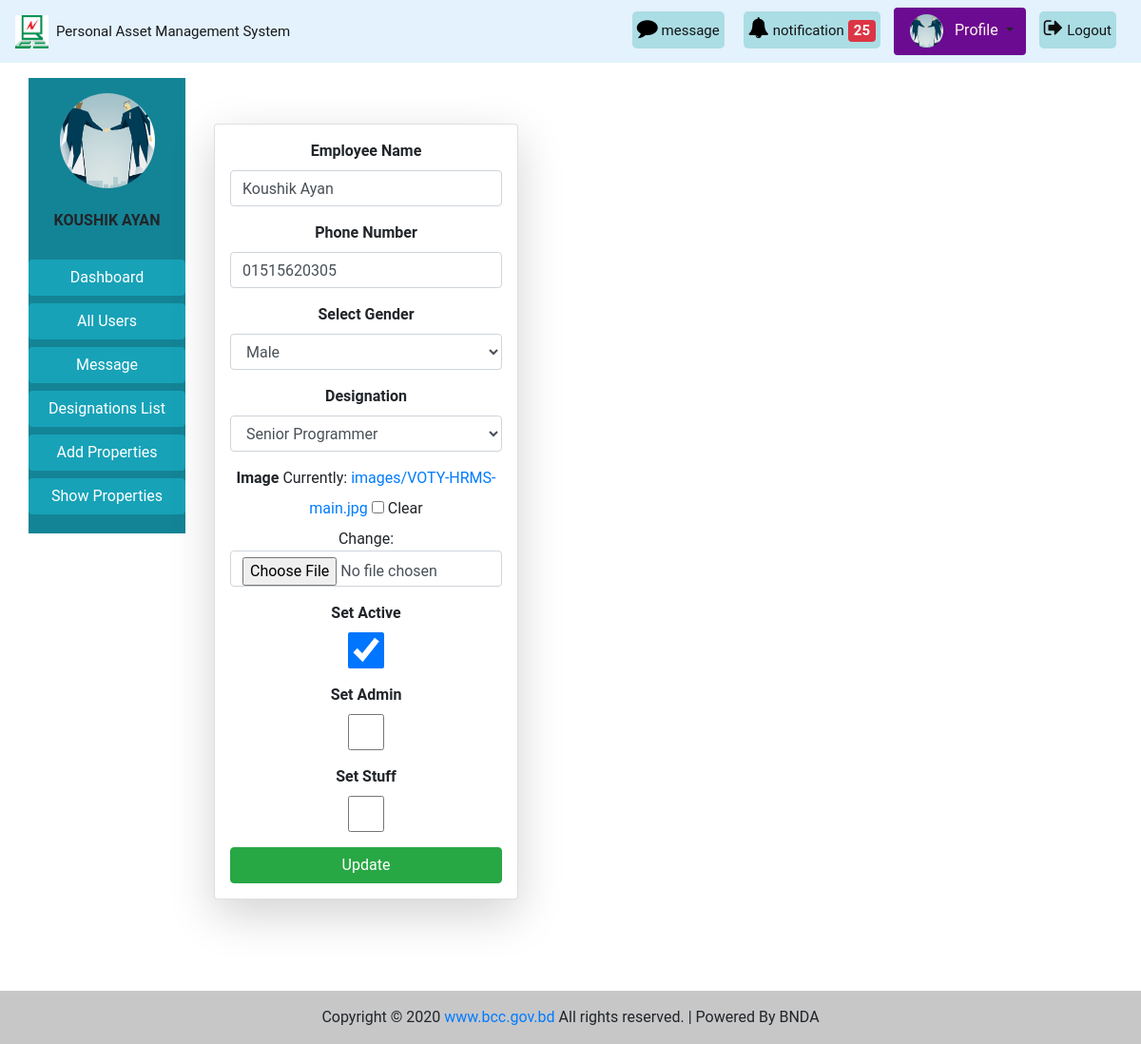
/edit-user/15 (signed in), run on the app's committed database.
### accounts/models.py (models this page shows, shortened)
class CustomUser(AbstractBaseUser):
    user_type_data = (
        ('1', 'Super admin'),
        ('2', 'Admin'),
        ('3', 'Employee'),
    )
    user_type = models.CharField(max_length=10, choices=user_type_data, default='3')
    email = models.EmailField(max_length=255, unique = True, verbose_name = 'Email')
    name = models.CharField(max_length = 255, verbose_name = 'Full Name')
    phone_no = models.CharField(max_length = 20, unique = True, verbose_name = 'Phone Number')
    date = models.DateField(auto_now_add = True)
    is_active = models.BooleanField(default=True)
    is_admin = models.BooleanField(default=False)
    is_staff = models.BooleanField(default=False)
    USERNAME_FIELD = 'email'
    REQUIRED_FIELDS = ('name','phone_no')
    objects = CustomUserManager()
    class Meta:
        verbose_name_plural = 'Users'

### pamsapp/models.py (models this page shows, shortened)
class Profile(models.Model):
    gender_type = (
        ('1', 'Male'),
        ('2', 'Female'),
        ('3', 'Others'),
    )
    user = models.OneToOneField(CustomUser, on_delete = models.CASCADE , related_name = 'profile')
    image = models.ImageField(upload_to = 'images/', blank=True, null=True)
    designation = models.ForeignKey(Designation, on_delete = models.CASCADE, blank = True, null = True)
    gender = models.CharField(max_length=10, choices=gender_type, blank = True, null = True)

### pamsapp/views.py (the view, shortened to what this page needs)
# urls.py: path('edit-user/<int:id>', views.edit_user_view, name='edit-user'),
@login_required
def edit_user_view(request, id):
    profile = Profile.objects.get(user_id = request.user.id)
    user = request.user
    e_user = CustomUser.objects.get(pk = id)
    e_user_profile = Profile.objects.get(user_id = e_user.id)
    if user.user_type == '2':
        user_form = CustomUserForm(instance = e_user)
        profile_form =  ProfileForm(instance = e_user_profile)
        if request.method == 'POST':
            user_form = CustomUserForm(request.POST, instance = user)
            profile_form = ProfileForm(request.POST,  request.FILES, instance = e_user_profile)
            user_form.save()
            profile_form.save()
            return HttpResponseRedirect(reverse('pamsapp:all-user'))
    notification = notification_func(request)
    context = {
        'user':request.user,
        'e_user':e_user,
        'profile':profile,
        'user_form': user_form,
        'profile_form':profile_form,
        'notification':notification}
    return render(request, 'pamsapp/edit_user.html', context)

### accounts/forms.py
class CustomUserForm(forms.ModelForm):
    def __init__(self, *args, **kwargs):
        super(CustomUserForm, self).__init__(*args, **kwargs)
        self.fields['name'].widget.attrs.update({'class': 'form-control'})
        self.fields['phone_no'].widget.attrs.update({'class': 'form-control', 'placeholder':'Enter your Phone Number'})
        self.fields['is_active'].widget.attrs.update({'class': 'form-control'})
        self.fields['is_admin'].widget.attrs.update({'class': 'form-control'})
        self.fields['is_staff'].widget.attrs.update({'class': 'form-control'})
    class Meta:
        model = CustomUser
        fields = ['name','phone_no','is_active','is_admin', 'is_staff']

### pamsapp/forms.py
class ProfileForm(forms.ModelForm):
    def __init__(self, *args, **kwargs):
        super(ProfileForm, self).__init__(*args, **kwargs)
        self.fields['image'].widget.attrs.update({'class': 'form-control'})
        self.fields['designation'].widget.attrs.update({'class': 'form-control'})
        self.fields['gender'].widget.attrs.update({'class': 'form-control'})
    class Meta:
        model = Profile
        fields = ['image', 'designation', 'gender']

### message/context_processors.py (called while the page is built)
def unread_messages(request):
    if request.user.is_authenticated:
        unread_msgs = InboxMessage.objects.filter(receiver_id=request.user, delete_status=True,
                                                  new_msg_active=True)[0:5]
        total_unread_msgs = InboxMessage.objects.filter(receiver_id=request.user,
                                                        delete_status=True, new_msg_active=True).count()
        total_draft_msgs = NewMessage.objects.filter(sender_id=request.user,
                                                     delete_status=True, new_msg_active=True,
                                                     msg_status='Draft').count()
        return {'unread_msgs': unread_msgs, 'total_unread_msgs': total_unread_msgs,
                'total_draft_msgs': total_draft_msgs}
    else:
        return {'total_unread_msgs': 0, 'total_draft_msgs': 0}

def online_active_user(request):
    active_users = CustomUser.objects.all()
    return {'active_users': active_users}

### pamsapp/models.py (called while the page is built)
    def __str__(self):
        return self.name

### templates/pamsapp/edit_user.html (shortened to what this page needs)
{% extends 'base.html' %}
{% load static %}
{% block content %}
<div class="col-lg-10 col-md-8 col-10 mx-auto ">
    <div class="row mt-5 text-center ">
      <div class="col-sm-4 ">
        <div class="card py-3 shadow-lg p-3 mb-5 bg-white rounded" style="width: 20rem;">
            <form action="" method="post" enctype = 'multipart/form-data'>
                <!-- {% if user.user_type == '2' and e_user.user_type == '1' %}
                    <div class="form-group">
                        <h3 class="font-weight-bold alert alert-danger">Access Bocked</h3>
                    </div>
                    <a class='btn btn-primary' href="{% url 'pamsapp:all-user' %}">Back</a>
                {% else %} -->
                    <div class="form-group">
                        <label class="font-weight-bold">Employee Name</label>
                        {{ user_form.name }}
                    </div>
                    <div class="form-group">
                        <label class="font-weight-bold">Phone Number</label>
                        {{ user_form.phone_no }}
                    </div>
                    <div class="form-group">
                        <label class="font-weight-bold">Select Gender</label>
                        {{ profile_form.gender }}
                    </div>
                    <div class="form-group">
                        <label class="font-weight-bold">Designation</label>
                        {{ profile_form.designation }}
                    </div>
                    <div class="form-group">
                        <label  class="font-weight-bold">Image</label>
                        {{ profile_form.image }}
                    </div>
                    <div class="form-group">
                        <label class="font-weight-bold">Set Active</label>
                        {{user_form.is_active}}
                    </div>
                    <div class="form-group">
                        <label class="font-weight-bold">Set Admin</label>
                        {{user_form.is_admin}}
                    </div>
                    <div class="form-group">
                        <label class="font-weight-bold">Set Stuff</label>
                        {{user_form.is_staff}}
                    </div>
                    <button type = 'submit' class = 'btn btn-success btn-block'>Update</button>
                {% endif %}
            </form>
          </div>
      </div>
    </div>
  </div>
{% endblock %}

### templates/base.html (shortened to what this page needs)
{% load static %}
<!doctype html>
<html lang="en">
  <head>
    <link rel="stylesheet" href="https://maxcdn.bootstrapcdn.com/bootstrap/4.5.2/css/bootstrap.min.css">
    <link rel="stylesheet" href="{% static 'pams/css/bootstrap.css' %}">
    <link rel="stylesheet" href="{% static 'pams/css/base.css' %}">
    <link rel="stylesheet" href="https://cdnjs.cloudflare.com/ajax/libs/font-awesome/4.7.0/css/font-awesome.min.css">
  </head>
  <body>
   <nav class="navbar navbar-expand-lg navbar-light sticky-top"
    style="background-color: #e3f2fd">
    <a class="navbar-brand" href="{% url 'pamsapp:home' %}"><img src="{% static 'pams/images/bcc.jpg' %}" alt="logo"
      style="height: 35px; width: 35px;"><span class="ml-2" style="font-size: 15px;">Personal Asset Management System</span></a>
    <div class="collapse navbar-collapse text-center my-nav" id="navbarSupportedContent">
      <ul class="navbar-nav  my-2 my-lg-0 ">
        {% if not user.is_authenticated %}
          <li class="nav-item active">
            <a class="nav-link text-black font-weight-bold" href="#">Login </a>
          </li>
          <li class="nav-item active">
            <a class="nav-link text-black font-weight-bold" href="#">Signup </a>
          </li>
        {% else %}
        <div class="mes rounded rounded-end ">
          <a href="{% url 'pamsapp:assets-list-pending' %}"  style="text-decoration:none">
            <i style="font-size:22px; color:rgb(0, 0, 0)" class="fa ">&#xf075;</i>
            <span style='font-size:15px'>message</span>
          </a>
        </div>
        {% if user.user_type == '1' or user.user_type == '2' %}
        <div class="not rounded rounded-end ">
          <a href="{% url 'pamsapp:assets-list-pending' %}"  style="text-decoration:none">
            <i style="font-size:22px; color:rgb(0, 0, 0)" class="fa">&#xf0f3;</i>
            <span style='font-size:15px'>notification</span>
            {% if notification %}
            <span class="badge badge-danger" style='font-size:15px'>{{ notification }}</span>
            {% endif %}
          </a>
        </div>
        {% endif %}
          {% if profile.image %}
          <div class="dropdown show mx-1 pl-1 rounded profile"
          style='background-color:  #6b0b91; border-radius: 15%;'>
            <a class="btn dropdown-toggle" href="{% url 'pamsapp:profile' %}" role="button"
             id="dropdownMenuLink" data-toggle="dropdown" aria-haspopup="true" aria-expanded="false">
             <img src="{{ user.profile.image.url }}" class="rounded-circle" alt="logo"
                style="height: 35px; width: 35px;">
                <span class="ml-2" style="font-size: medium; color:seashell">Profile</span>
            </a>
          </div>
          {% endif %}
          <div class="mes rounded rounded-end ">
            <a href="{% url 'accounts:logout' %}"  style="text-decoration:none">
              <i style="font-size:22px; color:rgb(14, 13, 13)" class="fa ">&#xf08b;</i>
              <span style='font-size:15px'>Logout</span>
            </a>
          </div>
        {% endif %}
      </ul>
    </div>
  </nav>
   <div class="container-fluid mt-3">
    <div class="row mx-auto">
      <div class="col-lg-2 col-md-3 col-12 mb-2">
        <div class="list-group text-center">
          <div class='py-3' style='background-color:#138496'>
            {% if user.profile.image %}
              <div style="width:100%; text-align:center">
                <img class="rounded-circle" style="height:100px; width:100px" src="{{ user.profile.image.url }}" alt="Card image cap">
              </div>
            {% else %}
              <img class="rounded-circle" style="height:100px" src="{% static 'pams/images/user-default.png' %}" alt="Card image cap">
            {% endif %}
            <br>
            <h6 class='text-uppercase font-weight-bold'>{{user.name}}</h6>
            <br>
            {% if user.user_type == '1' or user.user_type == '2' %}
              <a href="{% url 'pamsapp:dashboard' %}" class="btn btn-info mb-1 btn-block">Dashboard</a>
              <a href="{% url 'pamsapp:all-user' %}" class="btn btn-info mb-1 btn-block">All Users</a>
              <a href="{% url 'Message:inbox' %}" class="btn btn-info mb-1 btn-block">Message</a>
              <a href="{% url 'pamsapp:designations_list' %}" class="btn btn-info mb-1 btn-block">Designations List</a>
            {% endif %}
            <a href="{% url 'pamsapp:home' %}" class="btn btn-info btn-block">Add Properties</a>
            <a href="{% url 'pamsapp:show-properties' %}" class="btn btn-info mb-1 btn-block">Show Properties</a>
          </div>
        </div>
      </div>
      {% block content %}
      {% endblock %}
    </div>
  </div>
  <footer class="bg-light text-center text-lg-start mt-5">
    <div class="text-center p-3" style="background-color: rgba(0, 0, 0, 0.2)">
      Copyright © 2020
      <a class="bootstrap-link"  href="https://bcc.gov.bd/" target="blank">www.bcc.gov.bd</a>
      All rights reserved. | Powered By BNDA
    </div>
  </footer>
  </body>
</html>

### static/pams/css/base.css (style rules this page uses)
* { margin: 0; padding: 0; box-sizing: border-box; }
body { font-family: 'roboto', sans-serif; }

### templates/base.html (style rules this page uses)
.not { right: 0px; height: 50px; padding: 10px; color:rgb(246, 246, 248) }
.not a { background-color: #ABDDE5; color:rgb(20, 20, 20); padding-left: 5px; padding-right: 5px; padding-top: 10px; padding-bottom: 10px; border-radius: 5px; }
.mes { right: 0px; height: 50px; padding: 10px; color:rgb(12, 12, 15) }
.mes a { background-color: #ABDDE5; color:rgb(20, 20, 20); padding-left: 5px; padding-right: 5px; padding-top: 10px; padding-bottom: 10px; border-radius: 5px; }

### data on the page
CustomUser: profile.image (picture), name "KOUSHIK AYAN", name "Koushik Ayan", phone_no "01515620305", is_active "☑"
Profile: gender "Male", designation "Senior Programmer"

### other printed values
{{ notification }} "25"
